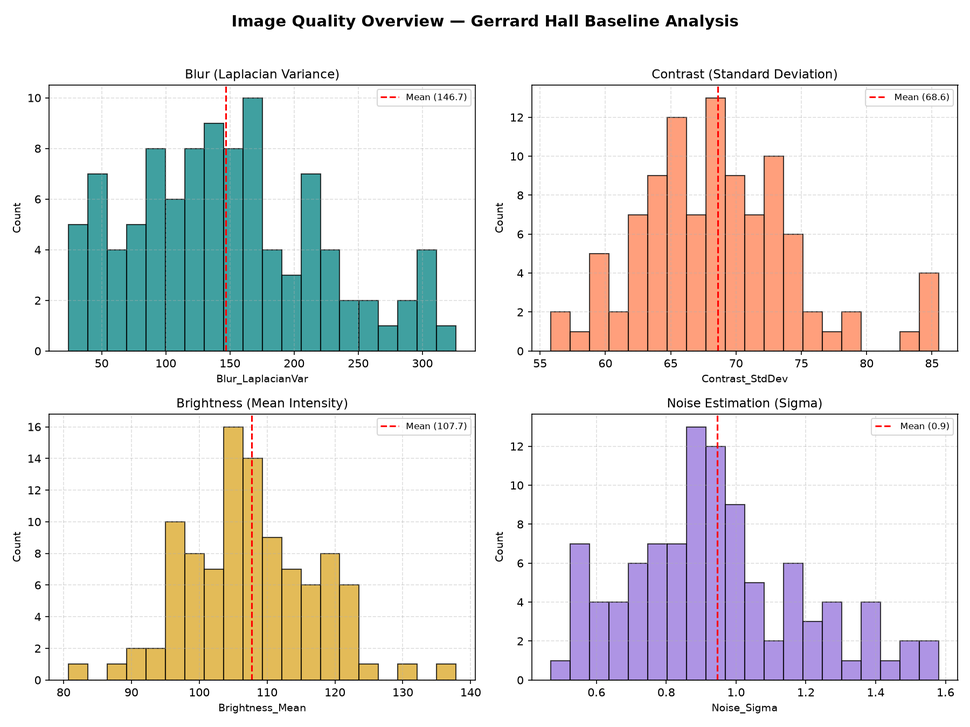
#> input picture experiments/quality_analysis/gerrard-hall/plots/quality_overview_matrix.png, 970 x 727 px, shrunk from 1800 x 1350 before the run
$ python analyze_image_quality.py --dataset ../../experiments/quality_analysis/gerrard-hall/plots --output out   (older library calls are emulated)
#> lines starting #> are read from the running program, lines starting #| are printed output that depends on the picture
"""
analyze_image_quality.py

Performs Image Quality Assessment (IQA) on a dataset of images without modifying
any input files. Evaluates key image metrics for 3D reconstruction suitability:

1. Blur / Sharpness: Laplacian variance (high variance = sharp, low = blurry)
2. Contrast: Standard deviation of pixel intensities
3. Brightness / Exposure: Mean pixel intensity
4. Noise: Fast noise standard deviation estimation using Laplacian/Immerkaer residual operator

Generates outputs under experiments/quality_analysis/<dataset_name>/:
  - image_quality.csv       Per-image quality metrics table
  - quality_summary.json    Dataset summary stats (mean, std, min, percentiles, max)
  - plots/                  Visual distribution plots and histograms

Usage:
    python src/enhanced/analyze_image_quality.py \
        --dataset "datasets/gerrard-hall" \
        --output  "experiments/quality_analysis/gerrard-hall"
"""

import argparse
import csv
import json
import logging
import sys
from pathlib import Path
from typing import Dict, List, Tuple

import cv2
import matplotlib
matplotlib.use("Agg")  # Non-interactive backend for headless execution
import matplotlib.pyplot as plt
import numpy as np


# ---------------------------------------------------------------------------
# Logging Setup
# ---------------------------------------------------------------------------

def setup_logging(log_path: Path) -> logging.Logger:
    """Configure logger to write to both stdout and a log file."""
    log_path.parent.mkdir(parents=True, exist_ok=True)
    logger = logging.getLogger("image_quality_analysis")
    logger.setLevel(logging.DEBUG)

    # Avoid duplicate handlers on re-runs
    if logger.handlers:
        logger.handlers.clear()

    fmt = logging.Formatter(
        fmt="%(asctime)s [%(levelname)s] %(message)s",
        datefmt="%Y-%m-%d %H:%M:%S",
    )

    ch = logging.StreamHandler(sys.stdout)
    ch.setLevel(logging.INFO)
    ch.setFormatter(fmt)
    logger.addHandler(ch)

    fh = logging.FileHandler(log_path, encoding="utf-8")
    fh.setLevel(logging.DEBUG)
    fh.setFormatter(fmt)
    logger.addHandler(fh)

    return logger


# ---------------------------------------------------------------------------
# Core Quality Metric Calculations
# ---------------------------------------------------------------------------

def estimate_blur(gray: np.ndarray) -> float:
    """
    Calculate image sharpness/blur via Laplacian variance.
    High value -> sharp image; Low value -> blurry image.
    """
    laplacian = cv2.Laplacian(gray, cv2.CV_64F)
    return float(laplacian.var())


def estimate_contrast(gray: np.ndarray) -> float:
    """
    Calculate contrast as the standard deviation of pixel intensities.
    High value -> high contrast; Low value -> flat/low contrast.
    """
    return float(np.std(gray))


def estimate_brightness(gray: np.ndarray) -> float:
    """
    Calculate mean intensity as exposure/brightness measure (0 to 255).
    Low (<60) -> underexposed/dark; High (>190) -> overexposed/bright.
    """
    return float(np.mean(gray))


def estimate_noise(gray: np.ndarray) -> float:
    """
    Estimate additive Gaussian noise sigma using Immerkaer's fast filter method:
    Immerkaer, J. "Fast Noise Variance Estimation", Computer Vision and Image
    Understanding, 1996.

    Uses kernel N = [[1, -2, 1], [-2, 4, -2], [1, -2, 1]].
    """
    H, W = gray.shape
    if H < 3 or W < 3:
        return 0.0

    kernel = np.array([[1, -2, 1],
                       [-2, 4, -2],
                       [1, -2, 1]], dtype=np.float64)

    sigma = np.sum(np.abs(cv2.filter2D(gray.astype(np.float64), -1, kernel)))
    sigma *= np.sqrt(0.5 * np.pi) / (6.0 * (W - 2) * (H - 2))
    return float(sigma)


def analyze_single_image(img_path: Path) -> Dict[str, float]:
    """Load an image and compute all quality metrics."""
    # Read image in grayscale mode directly for efficiency
    gray = cv2.imread(str(img_path), cv2.IMREAD_GRAYSCALE)
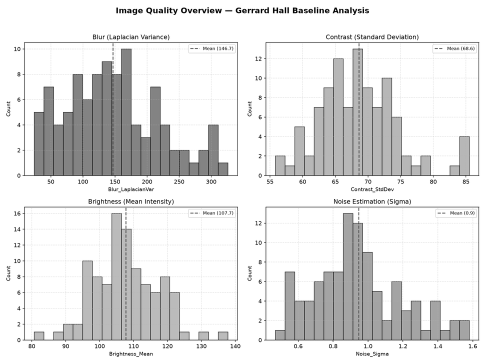
#> gray: shape (727, 970) (shown at 1/2 size); min 0, max 255, mean 226.4
    if gray is None:
        raise ValueError(f"Could not read image file: {img_path}")

    height, width = gray.shape

    blur = estimate_blur(gray)
#> in estimate_blur, `laplacian = cv2.Laplacian(gray, cv2.CV_64F)`:
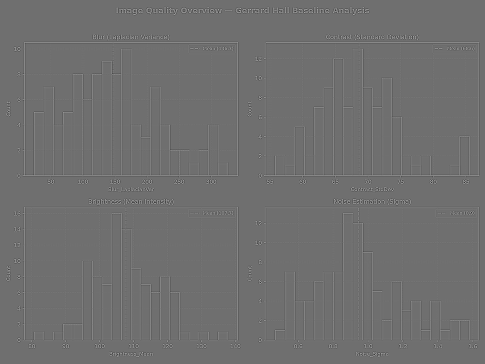
#> laplacian: shape (727, 970) float64 (shown at 1/2 size); min -617, max 788, mean 0; drawn with min black and max white
#> blur = 3677
    contrast = estimate_contrast(gray)
#> contrast = 52.1
    brightness = estimate_brightness(gray)
#> brightness = 226.4
    noise = estimate_noise(gray)
#> in estimate_noise, `sigma = np.sum(np.abs(cv2.filter2D(gray.astype(np.float64), -1, kernel..`: sigma = 4366172
#> in estimate_noise, `sigma *= np.sqrt(0.5 * np.pi) / (6.0 * (W - 2) * (H - 2))`: sigma = 1.3
#> noise = 1.3

    return {
        "Image": img_path.name,
        "Width": width,
        "Height": height,
        "Blur_LaplacianVar": round(blur, 2),
        "Contrast_StdDev": round(contrast, 2),
        "Brightness_Mean": round(brightness, 2),
        "Noise_Sigma": round(noise, 2),
    }


# ---------------------------------------------------------------------------
# Dataset Scanning Helper
# ---------------------------------------------------------------------------

def locate_images(dataset_dir: Path, logger: logging.Logger) -> Tuple[Path, List[Path]]:
    """
    Find all images inside dataset_dir/images (or subdirectories).
    """
    IMAGE_EXTENSIONS = {".jpg", ".jpeg", ".png", ".tif", ".tiff", ".bmp"}

    images_dir = dataset_dir / "images"
    if not images_dir.exists() or not images_dir.is_dir():
        if any(f.suffix.lower() in IMAGE_EXTENSIONS for f in dataset_dir.iterdir() if f.is_file()):
            images_dir = dataset_dir
        else:
            raise FileNotFoundError(f"No images directory found under {dataset_dir}")

    # Search recursively for image files
    image_files = sorted([
        f for f in images_dir.rglob("*")
        if f.is_file() and f.suffix.lower() in IMAGE_EXTENSIONS
    ])

    if not image_files:
        raise FileNotFoundError(f"No valid image files found in {images_dir}")

    logger.info(f"Located {len(image_files)} images in: {images_dir}")
    return images_dir, image_files


# ---------------------------------------------------------------------------
# Visualization Generator
# ---------------------------------------------------------------------------

def generate_distribution_plots(results: List[Dict], plots_dir: Path, logger: logging.Logger) -> None:
    """Generate distribution histograms and boxplots for all metrics."""
    plots_dir.mkdir(parents=True, exist_ok=True)

    metrics = [
        ("Blur_LaplacianVar", "Blur (Laplacian Variance)", "higher = sharper", "teal"),
        ("Contrast_StdDev", "Contrast (Standard Deviation)", "higher = more contrast", "coral"),
        ("Brightness_Mean", "Brightness (Mean Intensity)", "range [0, 255]", "goldenrod"),
        ("Noise_Sigma", "Noise Estimation (Sigma)", "lower = cleaner", "mediumpurple"),
    ]

    # Individual metric histograms
    for key, title, subtitle, color in metrics:
        values = [r[key] for r in results]

        fig, ax = plt.subplots(figsize=(8, 5))
        ax.hist(values, bins=20, color=color, edgecolor="black", alpha=0.75)
        ax.axvline(np.mean(values), color="red", linestyle="dashed", linewidth=1.5, label=f"Mean: {np.mean(values):.2f}")
        ax.axvline(np.median(values), color="blue", linestyle="dotted", linewidth=1.5, label=f"Median: {np.median(values):.2f}")

        ax.set_title(f"Dataset Distribution: {title}\n({subtitle})", fontsize=12, fontweight="bold")
        ax.set_xlabel(key, fontsize=10)
        ax.set_ylabel("Image Count", fontsize=10)
        ax.legend()
        ax.grid(True, linestyle="--", alpha=0.5)

        fig.tight_layout()
        plot_path = plots_dir / f"{key.lower()}_distribution.png"
        fig.savefig(plot_path, dpi=150)
        plt.close(fig)
        logger.debug(f"Saved plot: {plot_path.name}")

    # Overview 2x2 grid plot
    fig, axes = plt.subplots(2, 2, figsize=(12, 9))
    fig.suptitle("Image Quality Overview — Gerrard Hall Baseline Analysis", fontsize=14, fontweight="bold")

    for idx, (key, title, _, color) in enumerate(metrics):
        ax = axes[idx // 2, idx % 2]
        values = [r[key] for r in results]
        ax.hist(values, bins=20, color=color, edgecolor="black", alpha=0.75)
        ax.axvline(np.mean(values), color="red", linestyle="--", label=f"Mean ({np.mean(values):.1f})")
        ax.set_title(title, fontsize=11)
        ax.set_xlabel(key, fontsize=9)
        ax.set_ylabel("Count", fontsize=9)
        ax.legend(fontsize=8)
        ax.grid(True, linestyle="--", alpha=0.4)

    fig.tight_layout(rect=[0, 0, 1, 0.96])
    overview_path = plots_dir / "quality_overview_matrix.png"
    fig.savefig(overview_path, dpi=150)
    plt.close(fig)
    logger.info(f"Overview plot matrix generated: {overview_path.name}")


# ---------------------------------------------------------------------------
# Main Execution Pipeline
# ---------------------------------------------------------------------------

def main() -> None:
    parser = argparse.ArgumentParser(
        description="Phase 2: Image Quality Analysis for COLMAP Datasets"
    )
    parser.add_argument(
        "--dataset",
        required=True,
        type=Path,
        help="Path to dataset directory (e.g. datasets/gerrard-hall)"
    )
    parser.add_argument(
        "--output",
        required=True,
        type=Path,
        help="Path to output directory (e.g. experiments/quality_analysis/gerrard-hall)"
    )

    args = parser.parse_args()

    dataset_dir = args.dataset.resolve()
    output_dir = args.output.resolve()
    output_dir.mkdir(parents=True, exist_ok=True)

    log_path = output_dir / "quality_analysis.log"
    logger = setup_logging(log_path)

    logger.info("=" * 70)
    logger.info("PHASE 2: IMAGE QUALITY ANALYSIS — START")
    logger.info("=" * 70)
    logger.info(f"Dataset Path: {dataset_dir}")
    logger.info(f"Output Path:  {output_dir}")

    _, image_files = locate_images(dataset_dir, logger)

    results: List[Dict] = []
    for idx, img_path in enumerate(image_files, 1):
        try:
            metrics = analyze_single_image(img_path)
#> metrics = {'Image': 'quality_overview_matrix.png', 'Width': 970, 'Height': 727, 'Blur_LaplacianVar': 3677, 'Contrast_StdDev': 52.1, 'Brightness_Mean': 226.4, 'Noise_Sigma': 1.3}
            results.append(metrics)
            if idx % 20 == 0 or idx == len(image_files):
                logger.info(f"Analyzed [{idx}/{len(image_files)}] images...")
        except Exception as e:
            logger.error(f"Failed to analyze {img_path.name}: {e}")

    if not results:
        logger.error("No images were analyzed successfully.")
        sys.exit(1)

    # 1. Write image_quality.csv
    csv_path = output_dir / "image_quality.csv"
    fieldnames = list(results[0].keys())
#> fieldnames = ['Image', 'Width', 'Height', 'Blur_LaplacianVar', 'Contrast_StdDev', 'Brightness_Mean', 'Noise_Sigma']
    with open(csv_path, mode="w", newline="", encoding="utf-8") as f:
        writer = csv.DictWriter(f, fieldnames=fieldnames)
        writer.writeheader()
        writer.writerows(results)
    logger.info(f"Saved CSV results: {csv_path}")

    # 2. Compute summary statistics and write quality_summary.json
    summary_stats = {
        "dataset_name": dataset_dir.name,
        "total_images": len(results),
        "metrics_summary": {}
    }

    numeric_keys = ["Blur_LaplacianVar", "Contrast_StdDev", "Brightness_Mean", "Noise_Sigma"]
    for key in numeric_keys:
        vals = [r[key] for r in results]
        summary_stats["metrics_summary"][key] = {
            "mean": round(float(np.mean(vals)), 2),
            "std": round(float(np.std(vals)), 2),
            "min": round(float(np.min(vals)), 2),
            "p25": round(float(np.percentile(vals, 25)), 2),
            "p50_median": round(float(np.median(vals)), 2),
            "p75": round(float(np.percentile(vals, 75)), 2),
            "max": round(float(np.max(vals)), 2),
        }
#> this loop made 4 passes
#> vals on passes 1 to 4: [3677], [52.1], [226.4], [1.3]
#> after the loop, summary_stats = 3 items

    json_path = output_dir / "quality_summary.json"
    with open(json_path, "w", encoding="utf-8") as f:
        json.dump(summary_stats, f, indent=2)
    logger.info(f"Saved Summary JSON: {json_path}")

    # 3. Generate visual distribution plots
    plots_dir = output_dir / "plots"
    generate_distribution_plots(results, plots_dir, logger)
#> the loop in generate_distribution_plots, `for key, title, subtitle, color in metrics:` made 4 passes
#> pass 1, in generate_distribution_plots, `fig.savefig(plot_path, dpi=150)`:
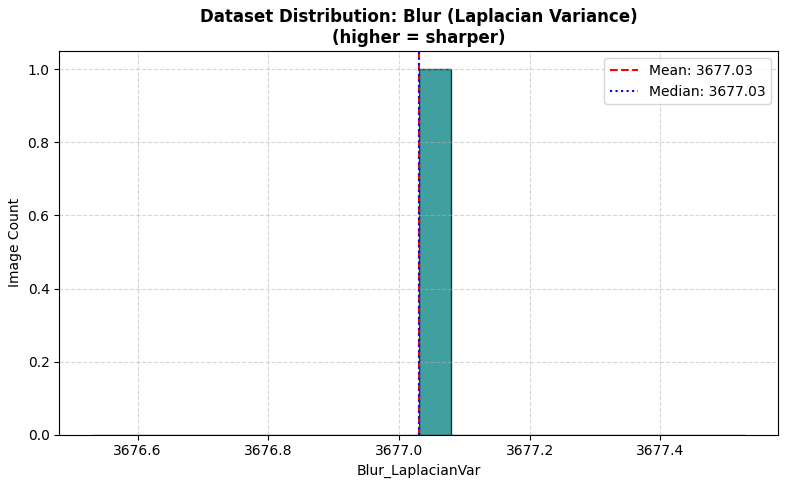
#> figure drawn by matplotlib, 1 panel; tallest bar 1 high, from x = 3677 to 3677.1
#> pass 2, in generate_distribution_plots, `fig.savefig(plot_path, dpi=150)`:
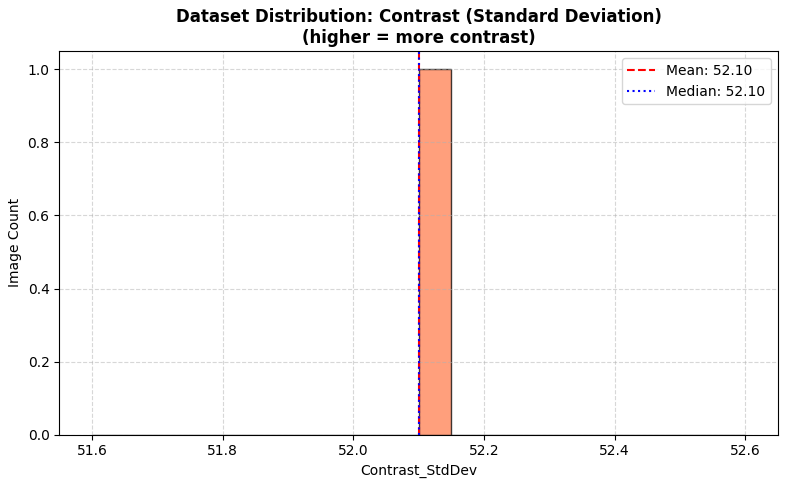
#> figure drawn by matplotlib, 1 panel; tallest bar 1 high, from x = 52.1 to 52.15
#> the loop in generate_distribution_plots, `for idx, (key, title, _, color) in enumerate(metrics):` made 4 passes
#> in generate_distribution_plots, `fig.savefig(overview_path, dpi=150)`:
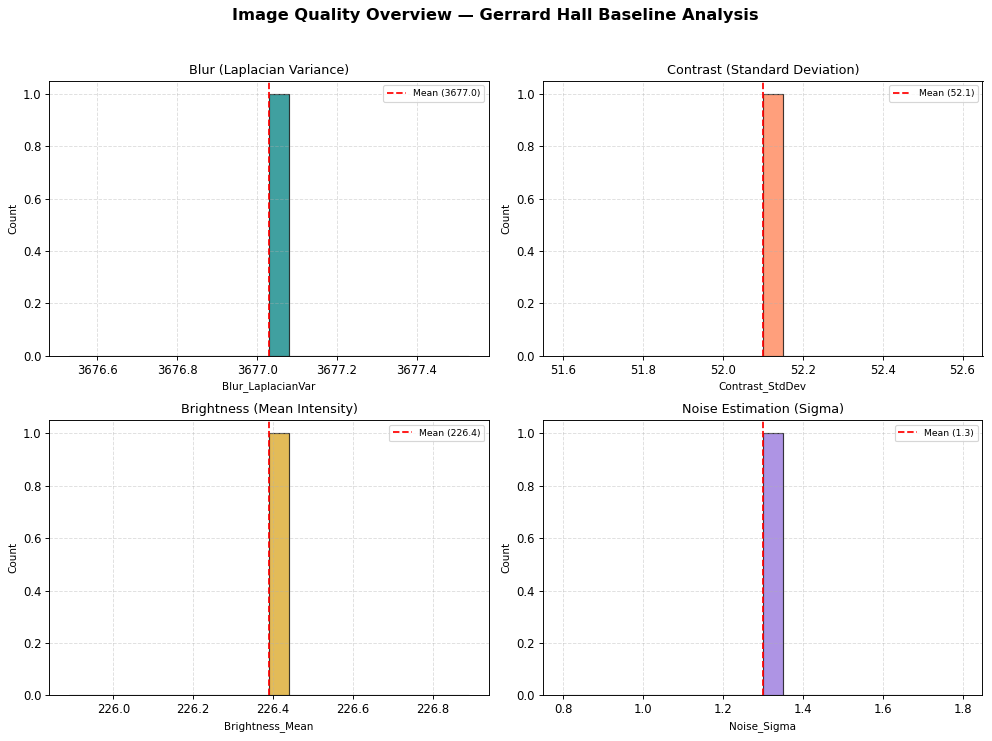
#> figure drawn by matplotlib, 4 panels; panel 1: tallest bar 1 high, from x = 3677 to 3677.1; panel 2: tallest bar 1 high, from x = 52.1 to 52.15; panel 3: tallest bar 1 high, from x = 226.4 to 226.4; panel 4: tallest bar 1 high, from x = 1.3 to 1.35
#| 2026-12-04 07:11:54 [INFO] Overview plot matrix generated: quality_overview_matrix.png

    logger.info("=" * 70)
    logger.info("PHASE 2: IMAGE QUALITY ANALYSIS — COMPLETE")
    logger.info(f"Results Directory: {output_dir}")
    logger.info("=" * 70)


if __name__ == "__main__":
    main()

$ run again, with experiments/quality_analysis/gerrard-hall/plots/brightness_mean_distribution.png copied over experiments/quality_analysis/gerrard-hall/plots/quality_overview_matrix.png
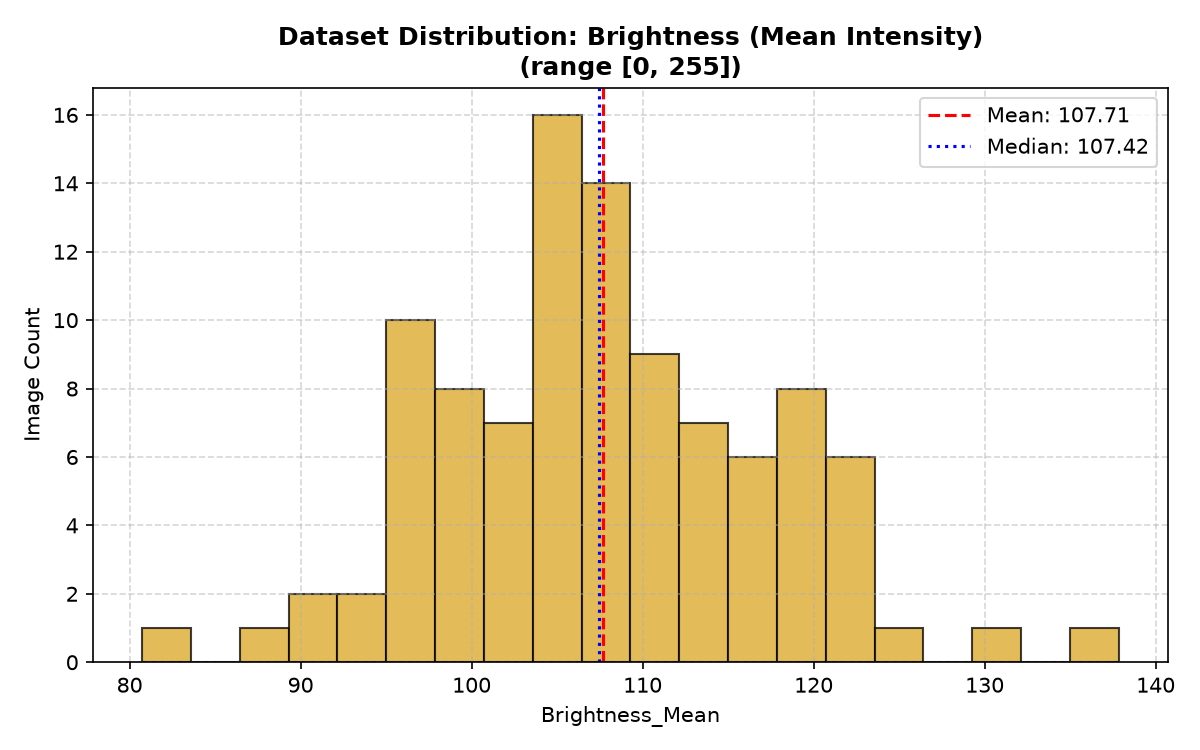
#> input picture experiments/quality_analysis/gerrard-hall/plots/brightness_mean_distribution.png, 1200 x 750 px
#> in estimate_blur, `laplacian = cv2.Laplacian(gray, cv2.CV_64F)`:
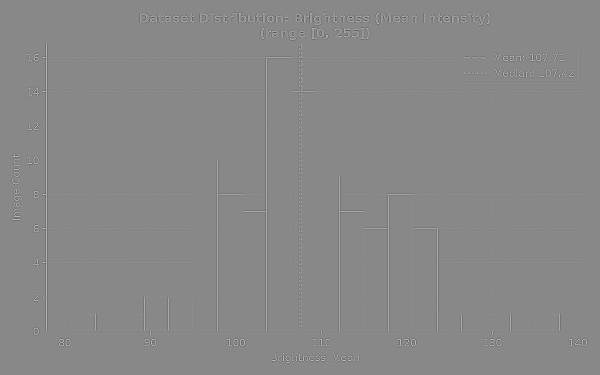
#> laplacian: shape (750, 1200) float64 (shown at 1/2 size); min -650, max 562, mean 0; drawn with min black and max white
#> blur = 2273.7
#> contrast = 46.34
#> brightness = 234.6
#> in estimate_noise, `sigma = np.sum(np.abs(cv2.filter2D(gray.astype(np.float64), -1, kernel..`: sigma = 2742936
#> in estimate_noise, `sigma *= np.sqrt(0.5 * np.pi) / (6.0 * (W - 2) * (H - 2))`: sigma = 0.639
#> metrics = {'Image': 'quality_overview_matrix.png', 'Width': 1200, 'Height': 750, 'Blur_LaplacianVar': 2273.7, 'Contrast_StdDev': 46.34, 'Brightness_Mean': 234.6, 'Noise_Sigma': 0.64}
#> fieldnames = ['Image', 'Width', 'Height', 'Blur_LaplacianVar', 'Contrast_StdDev', 'Brightness_Mean', 'Noise_Sigma']
#> the loop in main, `for key in numeric_keys:` made 4 passes
#> vals on passes 1 to 4: [2273.7], [46.34], [234.6], [0.64]
#> after the loop in main, `for key in numeric_keys:`: summary_stats = 3 items
#> the loop in generate_distribution_plots, `for key, title, subtitle, color in metrics:` made 4 passes
#> the loop in generate_distribution_plots, `for idx, (key, title, _, color) in enumerate(metrics):` made 4 passes
#> in generate_distribution_plots, `fig.savefig(overview_path, dpi=150)`:
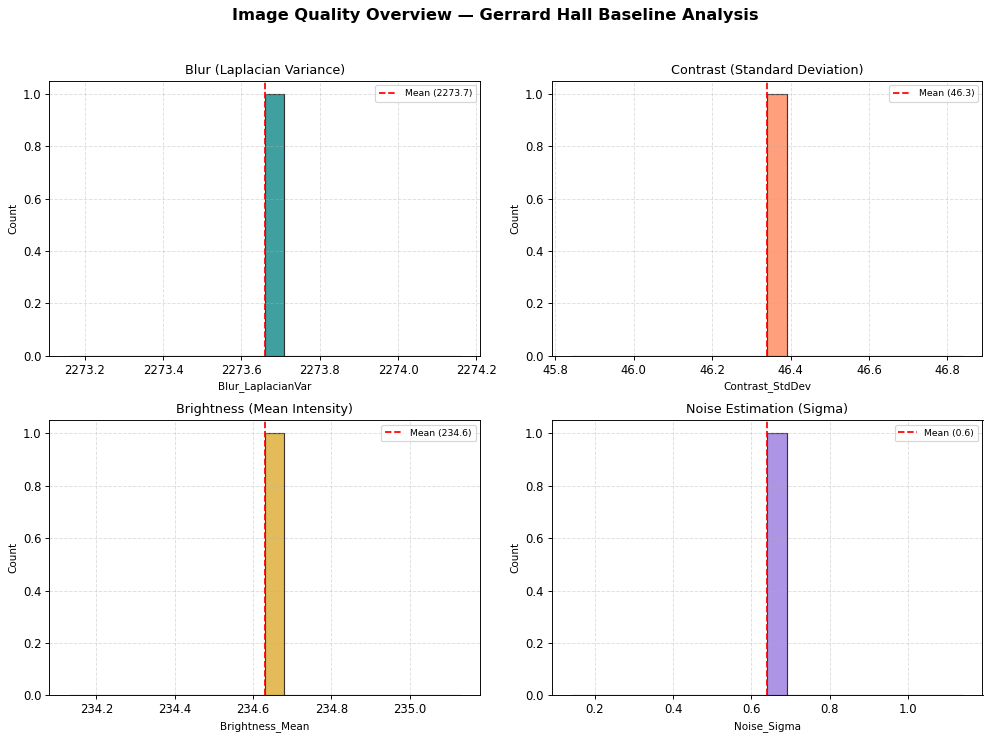
#> figure drawn by matplotlib, 4 panels; panel 1: tallest bar 1 high, from x = 2273.7 to 2273.7; panel 2: tallest bar 1 high, from x = 46.34 to 46.39; panel 3: tallest bar 1 high, from x = 234.6 to 234.7; panel 4: tallest bar 1 high, from x = 0.64 to 0.69
#| 2026-12-04 07:11:55 [INFO] Overview plot matrix generated: quality_overview_matrix.png
